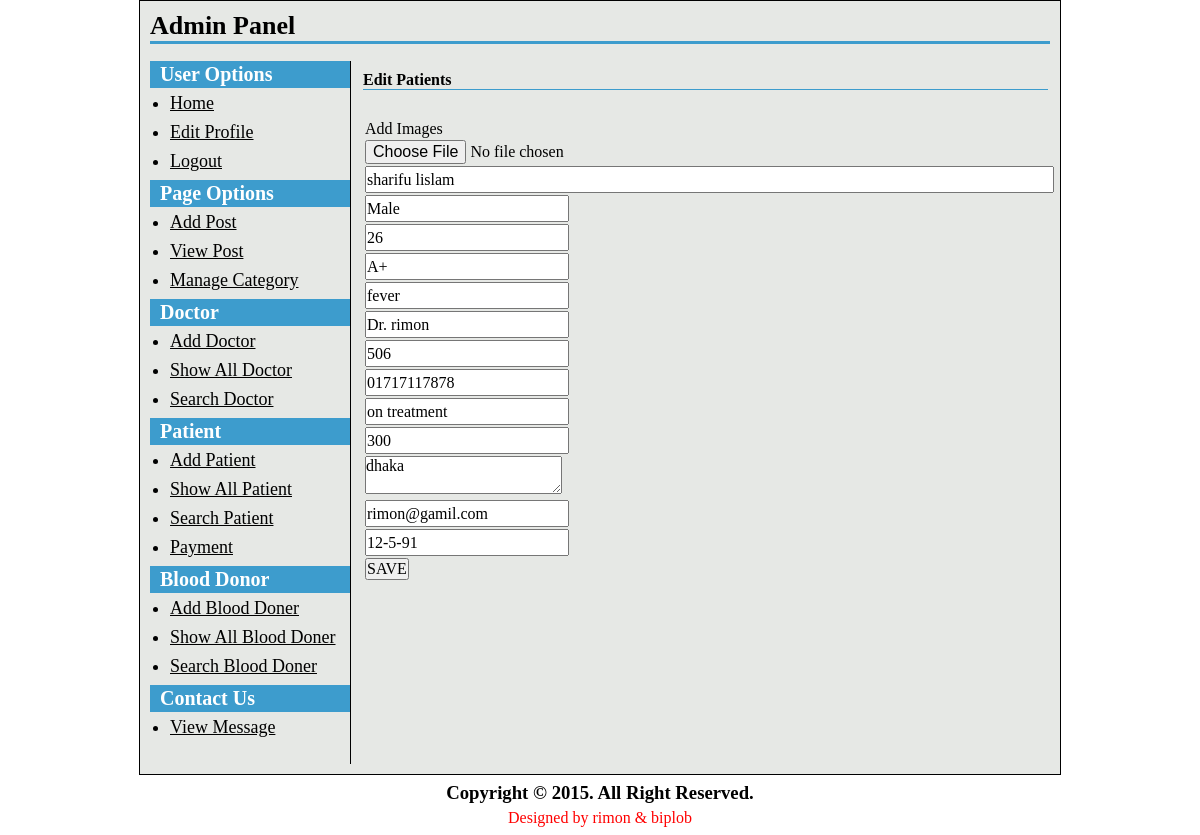
The page /admin/edit-patients.php?p_id=4 (signed in) on the database its author committed.
### tables this page shows
CREATE TABLE IF NOT EXISTS `patients` (
  `p_id` int(11) NOT NULL,
  `p_pic` varchar(255) NOT NULL,
  `p_username` varchar(30) NOT NULL,
  `p_name` varchar(255) NOT NULL,
  `p_password` varchar(100) NOT NULL,
  `age` int(11) NOT NULL,
  `sex` varchar(255) NOT NULL,
  `blood_group` varchar(255) NOT NULL,
  `type_of_disease` varchar(255) NOT NULL,
  `treating_doctor` varchar(255) NOT NULL,
  `room_no` int(11) NOT NULL,
  `contact` varchar(255) NOT NULL,
  `p_status` varchar(255) NOT NULL,
  `total_bill` varchar(255) NOT NULL,
  `address` text NOT NULL,
  `email` varchar(255) NOT NULL,
  `add_date` varchar(255) NOT NULL,
  `p_room_rent` int(10) DEFAULT NULL,
  `p_medecine_cost` int(10) DEFAULT NULL,
  `p_test_cost` int(10) DEFAULT NULL,
  `p_other_cost` int(10) DEFAULT NULL,
  `p_total` int(10) DEFAULT NULL,
  `release_date` date NOT NULL
);

### admin/edit-patients.php (the view, shortened to what this page needs)
<?php
if(isset($_REQUEST['p_id'])) {
	$p_id = $_REQUEST['p_id'];
}
?>
<?php
include('config.php');
?>
<?php include('header.php');?>
	<h2>Edit Patients</h2>
		<p>&nbsp;</p>
	<?php
					$statement = $db->prepare("SELECT * FROM patients WHERE p_id=? ORDER By p_id");
					$statement->execute(array($p_id));
					$result = $statement->fetchAll(PDO::FETCH_ASSOC);
				foreach($result as $row)
				{
					$p_name = $row['p_name'];
					$sex = $row['sex'];
					$age = $row['age'];
					$blood_group = $row['blood_group'];
					$type_of_disease = $row['type_of_disease'];
					$treating_doctor = $row['treating_doctor'];
					$room_no = $row['room_no'];
					$contact = $row['contact'];
					$p_status = $row['p_status'];
					$total_bill = $row['total_bill'];
					$address = $row['address'];
					$email = $row['email'];
					$add_date = $row['add_date'];
				}
				?>
	<form action="" method="post" enctype="multipart/form-data">
		<table class="tbl1">
		<tr>
			<td>Add Images</td>
		</tr>
		<tr>
			<td><input type="file" name="p_pic"></td>
		</tr>
		<tr>
			<td><input class="long" type="text" name="name" value="<?php echo $p_name;?>" placeholder="Name"></td>
		</tr>
		<tr>
			<td><input type="text" name="sex" value="<?php echo $sex;?>"></td>
		</tr>
		<tr >
				<td><input class="short" type="text" name="age" value="<?php echo $age;?>" placeholder="Age"></td>
		</tr>
		<tr>
			<td><input class="short" type="text" name="blood_group" value="<?php echo $blood_group;?>" placeholder="Blood Group"></td>
		</tr>
		<tr>
			<td><input class="short" type="text" name="disease" value="<?php echo $type_of_disease;?>" placeholder="Type of Disease"></td>
		</tr>
		<tr>
			<td><input class="short" type="text" name="treating_doctor" value="<?php echo $treating_doctor;?>" placeholder="Treating Doctor"></td>
		</tr>
		<tr>
			<td><input class="short" type="text" name="room_no" value="<?php echo $room_no;?>" placeholder="Room Number"></td>
		</tr>
		<tr>
			<td><input  class="short" type="text" name="contact" value="<?php echo $contact;?>" placeholder="Contact Number"></td>
		</tr>
		<tr>
			<td><input  class="short" type="text" name="p_status" value="<?php echo $p_status;?>" placeholder="Patient Status"></td>
		</tr>
		<tr>
			<td><input  class="short" type="text" name="total_bill" value="<?php echo $total_bill;?>" placeholder="Total Bill"></td>
		</tr>
		<tr class="address">
			<td><textarea class="short" name="address" value="" placeholder="Address"><?php echo $address;?></textarea></td>
		</tr>
		<tr>
			<td><input  class="short" type="text" name="email" value="<?php echo $email;?>" placeholder="Email"></td>
		</tr>
		<tr>
			<td><input  class="short" type="text" name="add_date" value="<?php echo $add_date;?>" placeholder="Admit Date"></td>
		</tr>
		<tr>
			<td><input type="submit" value="SAVE" name="add_patient"></td>
		</tr>
		</table>
	</form>
<?php include("footer.php"); ?>

### admin/style-admin.css (style rules this page uses)
* { padding: 0; margin: 0; }
body, input, textarea, select { font-family: 'Times New Roman', arial; font-size: 16px; }
input[type='submit'] { cursor: pointer; }
input.short[type='text'], input.short[type='password'] { width: 200px; }
input.long[type='text'], input.long[type='password'] { width: 685px; }
table.tbl1 { margin-top: 10px; }
table.tbl1 tr td input[type='text'] { height: 23px; line-height: 23px; }
#content h2 { font-size: 16px; color: #000; border-bottom: 1px solid #3d9ccd; margin-top: 10px; }

### rows shown on the page
patients: name "sharifu lislam", sex "Male", age "26", blood_group "A+", disease "fever", treating_doctor "Dr. rimon", room_no "506", contact "01717117878", p_status "on treatment", total_bill "300", address "dhaka", email "rimon@gamil.com", add_date "12-5-91"
